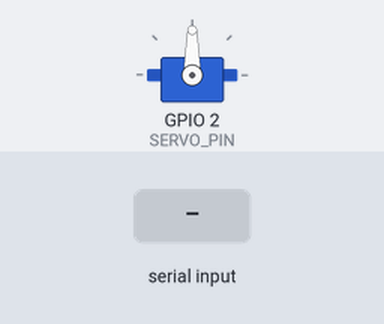
A sketch run on a simulated ESP32. On the bench: servo. The test bench sets the inputs (shaded band). The camera gives no picture; what the sketch prints to the serial monitor is not drawn.

Above: at 1.5 s.
1.6 s: "ANG:\n" received over Serial
At 2.0 s:
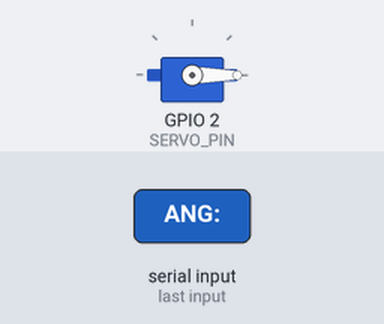
3.1 s: "ANG:90\n" received over Serial
At 3.8 s:
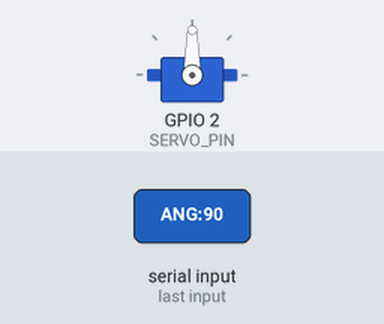
4.6 s: "ANG:,45\n" received over Serial
At 5.1 s:
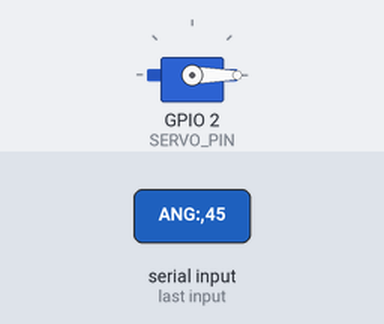
Timing chart, 0 to 7.6 s (numbered marks = the images above; inputs shaded):
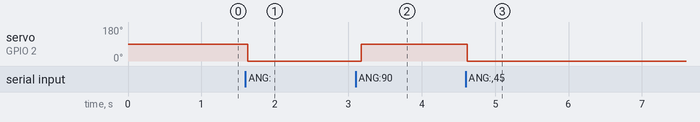

The sketch:

GF_BOT.ino
```cpp
#include <ESP32Servo.h>

void setup() {
  // put your setup code here, to run once:
  Serial.begin(1500000);
  camera_setup();
  servo_setup();
}

void loop() {
  // put your main code here, to run repeatedly:
  servo_loop();
  camera_loop(50);
}
```

camera.ino
```cpp
#include "esp_camera.h"

#define PWDN_GPIO_NUM -1
#define RESET_GPIO_NUM -1
#define XCLK_GPIO_NUM 15
#define SIOD_GPIO_NUM 4
#define SIOC_GPIO_NUM 5

#define Y9_GPIO_NUM 16
#define Y8_GPIO_NUM 17
#define Y7_GPIO_NUM 18
#define Y6_GPIO_NUM 12
#define Y5_GPIO_NUM 10
#define Y4_GPIO_NUM 8
#define Y3_GPIO_NUM 9
#define Y2_GPIO_NUM 11
#define VSYNC_GPIO_NUM 6
#define HREF_GPIO_NUM 7
#define PCLK_GPIO_NUM 13

void camera_setup() {
  // put your setup code here, to run once:

  Serial.println("Initializing camera...");

  camera_config_t config;
  config.ledc_channel = LEDC_CHANNEL_0;
  config.ledc_timer = LEDC_TIMER_0;
  config.pin_d0 = Y2_GPIO_NUM;
  config.pin_d1 = Y3_GPIO_NUM;
  config.pin_d2 = Y4_GPIO_NUM;
  config.pin_d3 = Y5_GPIO_NUM;
  config.pin_d4 = Y6_GPIO_NUM;
  config.pin_d5 = Y7_GPIO_NUM;
  config.pin_d6 = Y8_GPIO_NUM;
  config.pin_d7 = Y9_GPIO_NUM;
  config.pin_xclk = XCLK_GPIO_NUM;
  config.pin_pclk = PCLK_GPIO_NUM;
  config.pin_vsync = VSYNC_GPIO_NUM;
  config.pin_href = HREF_GPIO_NUM;
  config.pin_sscb_sda = SIOD_GPIO_NUM;
  config.pin_sscb_scl = SIOC_GPIO_NUM;
  config.pin_pwdn = PWDN_GPIO_NUM;
  config.pin_reset = RESET_GPIO_NUM;
  config.xclk_freq_hz = 20000000;
  config.pixel_format = PIXFORMAT_GRAYSCALE;

  config.frame_size = FRAMESIZE_QQVGA;
  config.jpeg_quality = 12;
  config.fb_count = 2;

  esp_err_t err = esp_camera_init(&config);
  if (err != ESP_OK) {
    Serial.printf("Camera init failed: 0x%x\n", err);
    return;
  }
  Serial.println("Starting!");
}

void camera_loop(int final_delay) {
  // put your main code here, to run repeatedly:
  camera_fb_t* fb = esp_camera_fb_get();
  if (fb == nullptr) {
    Serial.println("failed");
  } else {
    // Send start marker (optional, helps receiver sync)
    Serial.println("START_IMAGE");

    // Write raw bytes to Serial
    Serial.write(fb->buf, fb->len);

    Serial.println("END_IMAGE");

    esp_camera_fb_return(fb);
  }


  //Serial.println("ender");
  delay(final_delay);
}
```

face_track.ino
```cpp
#include <ESP32Servo.h>

Servo servo;
const int SERVO_PIN = 2;
int angle = 90;

String cmdLine;

void servo_setup() {
  servo.setPeriodHertz(50);
  servo.attach(SERVO_PIN, 500, 2400);
  servo.write(angle);

  // IMPORTANT: prevents readStringUntil/serial reads from blocking long
  Serial.setTimeout(2);
}

void servo_loop() {
  while (Serial.available()) {
    char c = (char)Serial.read();

    if (c == '\n') {
      cmdLine.trim();

      // Only accept commands like: ANG:123
      if (cmdLine.startsWith("ANG:")) {
        int a = cmdLine.substring(4).toInt();
        if (a < 0) a = 0;
        if (a > 180) a = 180;
        angle = a;
        servo.write(angle);
      }

      cmdLine = "";  // clear for next command
    }
    else if (c != '\r') {
      // Keep buffer small so random bytes don't explode it
      if (cmdLine.length() < 32) cmdLine += c;
      else cmdLine = "";
    }
  }
}
```

Measured:
- after the input at 1.6 s, servo on GPIO 2 (SERVO_PIN): 90° → 0° at once
- after the input at 3.1 s, servo on GPIO 2 (SERVO_PIN): 0° → 90° after 0.08 s
- after the input at 4.6 s, servo on GPIO 2 (SERVO_PIN): 90° → 0° at once
